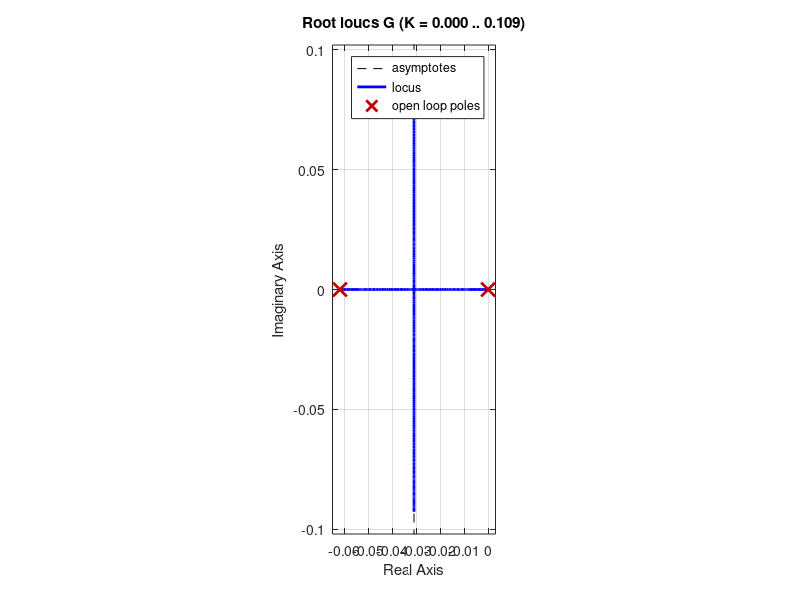
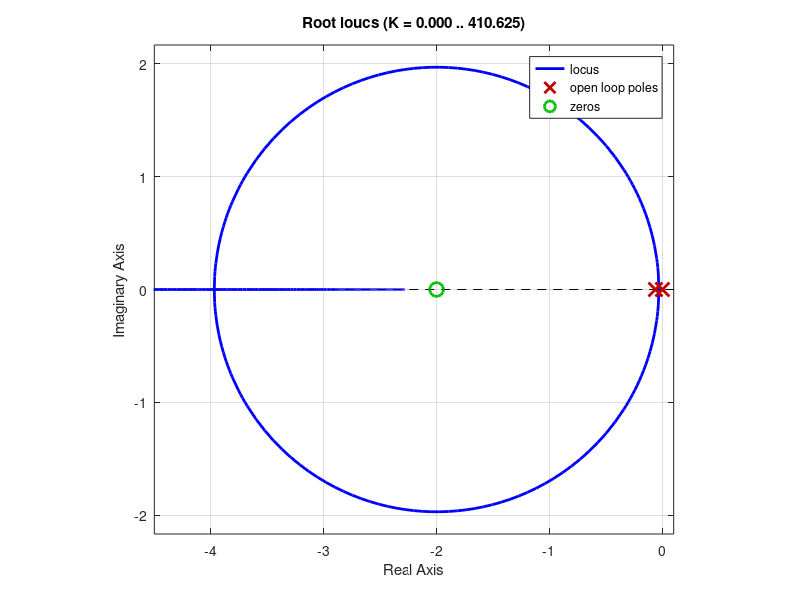

Here is the MATLAB script that generated these plots, in order:
clf

% Define transfer function variable
s = tf('s');

% Constants
ke = 0.71;
rl = 0.05;
bl = 20;
j = 0.2;
ml = 3.89;
Ml = ml+((4*j)/rl^2);

G = (2*ke*Ml^(-1))/(rl*(s^2+s*Ml^(-1)*bl))

figure(1)
%rlocus(G*((1+(1/2)*s)))
rlocus(G)
%zgrid(0.71,1)
%xlim([-2.5 0.1])
%ylim([-1.2 1.2])
%xlim([-4.5 0.2])
%ylim([-2.5 2.5])
%x = [0.54,0.54];
%y = [0.6,0.5];
%x1 = [0.55,0.55];
%y1 = [0.4,0.49];
%a = annotation('textarrow',x,y,'String','Gain = 150 ');
%b = annotation('textarrow',x1,y1,'String','Gain = inf ');
axis equal
%text(-0.99,0.755,'\zeta =')
%text(-0.99,-0.755,'\zeta =')
%text(-1.24,0.03,'\omega_n =')

%text(-0.25,0.3,'45.23^{\circ}', 'FontSize', 8)

x0=0;
   y0=0;
   plotwidth=600;
   height=400;
   set(gcf,'position',[x0,y0,plotwidth,height])
   
exportgraphics(gcf,'plant_rlocus.pdf','ContentType','vector')

figure(2)
rlocus(G*((1+(1/2)*s)))

x = [0.54,0.54];
y = [0.6,0.5];
x1 = [0.55,0.55];
y1 = [0.4,0.49];

xlim([-4.5 0.1])
axis equal
hold on
%p = plot(-3.32,1.46,'^',-3.32,-1.46,'^')
%p(1).Color='k';
%p(2).Color='k';


x0=0;
   y0=0;
   plotwidth=600;
   height=400;
   set(gcf,'position',[x0,y0,plotwidth,height])
   
exportgraphics(gcf,'plant_rlocus_zero_22.pdf','ContentType','vector')

